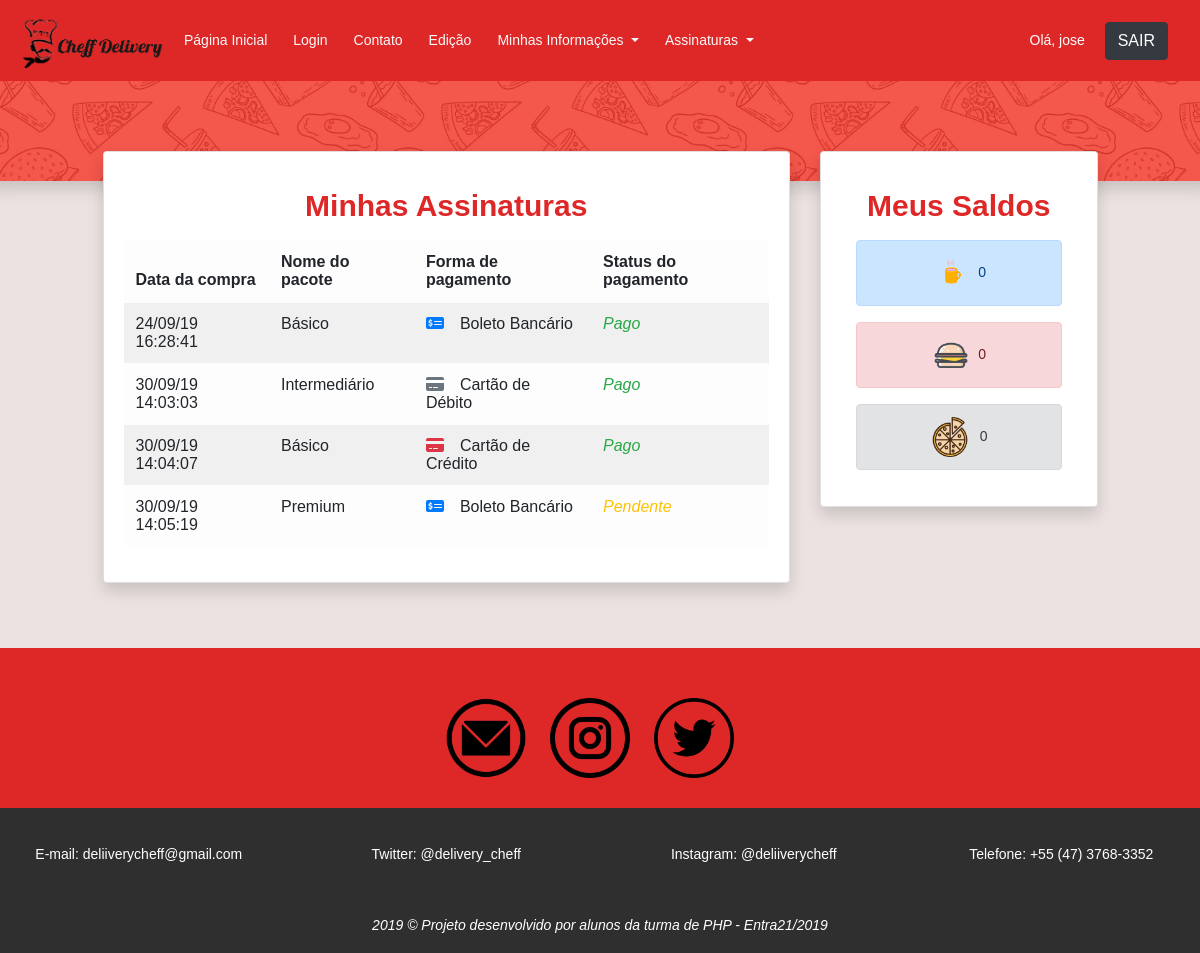
Before: /meuspedidos.php (signed in) with the older database file.
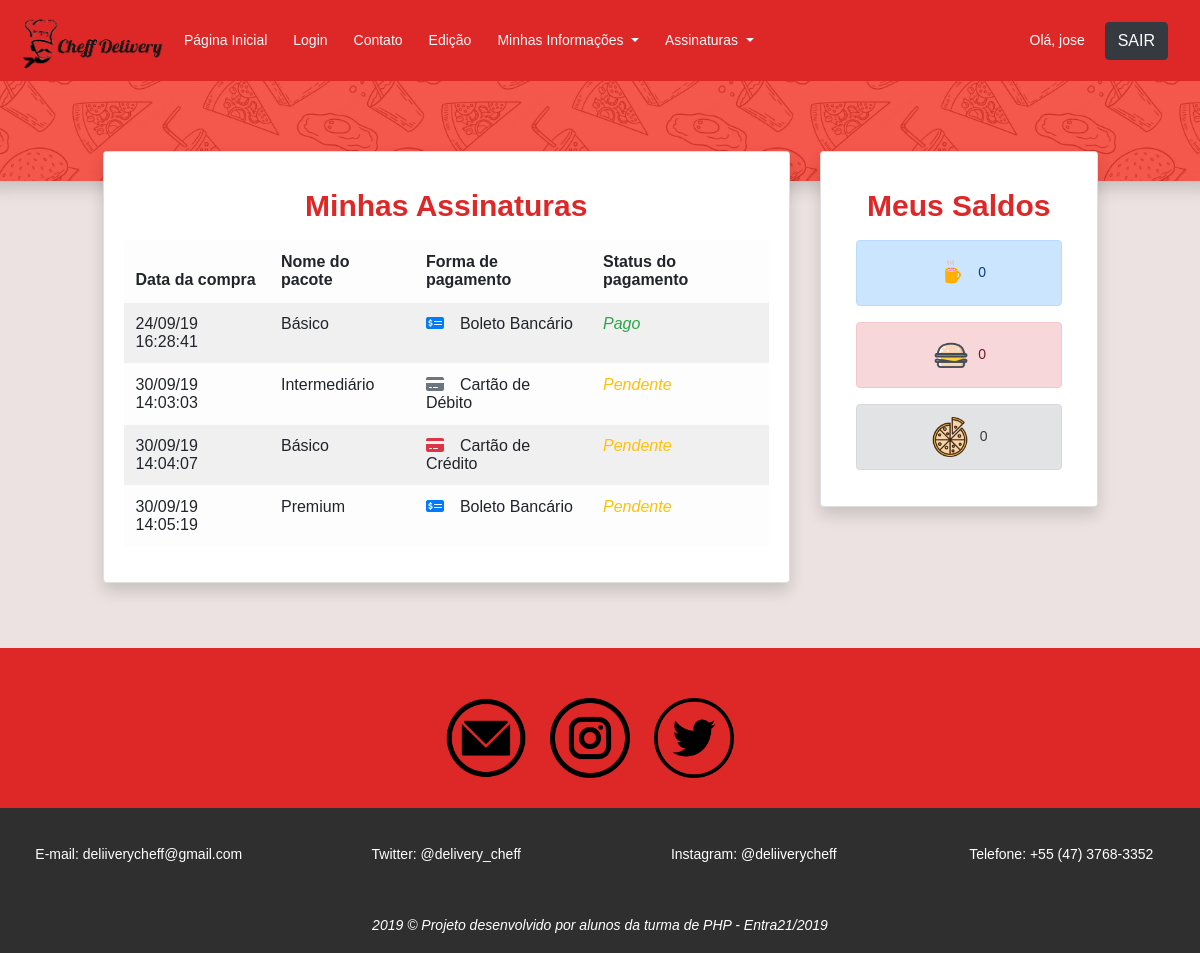
After: the same page with the newer database file.
### tables this page shows
CREATE TABLE `finalizacao` (
  `id` int(11) NOT NULL,
  `id_usuario` int(11) NOT NULL,
  `id_pacote` int(11) NOT NULL,
  `forma_pagamento` enum('dinheiro','boleto_bancario','cartao_credito','cartao_debito') NOT NULL,
  `status_pagamento` enum('pendente','pago','atrasado') NOT NULL,
  `data_compra` varchar(255) NOT NULL
);

CREATE TABLE `pacotes` (
  `id` int(11) NOT NULL,
  `nome_pacote` varchar(255) NOT NULL,
  `nome_imagem` varchar(255) NOT NULL,
  `descricao_pacote` varchar(255) NOT NULL,
  `preco_pacote` varchar(255) NOT NULL,
  `quantidade_cafe` int(11) NOT NULL,
  `quantidade_almoco` int(11) NOT NULL,
  `quantidade_jantar` int(11) NOT NULL
);

### meuspedidos.php (the view, shortened to what this page needs)
 <?php
 require_once"include/conexao.php";
 $lista = "SELECT * FROM finalizacao
 JOIN pacotes p ON p.id = finalizacao.id_pacote
 WHERE id_usuario = {$_SESSION['id_usuario']}
 ";
 $queryFinalizacao = mysqli_query($con, $lista);
 $lista = mysqli_fetch_all($queryFinalizacao, MYSQLI_ASSOC);
  $lista2 = "SELECT * FROM usuarios
 JOIN clientes ON clientes.id = usuarios.fk_tipo WHERE usuarios.id = {$_SESSION['id_usuario']}";
  $querySaldo = mysqli_query($con, $lista2);
 $lista2 = mysqli_fetch_all($querySaldo, MYSQLI_ASSOC);
 ?>
 <!DOCTYPE html>
 <html lang="pt-br">
 <head>
 	<link rel="stylesheet" href="https://stackpath.bootstrapcdn.com/bootstrap/4.3.1/css/bootstrap.min.css">
 	<link rel="stylesheet" type="text/css" href="media/css/estilos.css">
 	<link rel="stylesheet" href="media/css/main.css">
 </head>
 <body style="background-color: rgb(235, 226, 225);">
 	<?php
 	require_once "header.php";
 	?>
 	<div class="row">
 		<div class="shadow " style="  background-color: #f2392c ;background-image: url('media/images/food-pattern.png');min-height: 100px; min-width: 100%; background-size: 30%; background-position: center 1050px;">
 		</div>
 	</div>
 <div class="row">
 	<div class="col-10 col-md-7 mt-5 offset-md-1 " style="margin-top: -30px !important; min-height: 300px;">
 		<div class="card shadow" style="margin-right: auto; margin-left: auto;">
 			<div class="card-body" >
 				<h2 class="mb-3 mt-3 text-center" style="color: #de2828;">Minhas Assinaturas</h2>
 				<table class="table table-light col-md-12 mt-3 table-striped table-hover">
 					<thead>
 						<tr>
 							<th scope="col">Data da compra</th>
 							<th scope="col">Nome do pacote</th>
 							<th scope="col">Forma de pagamento</th>
 							<th scope="col">Status do pagamento</th>
 						</tr>
 					</thead>
 					<tbody>
 						<?php foreach ($lista as $item) { ?>
 							<tr>
 								<td><?php echo date_format(date_create($item['data_compra']), 'd/m/y H:i:s'); ?></td>
 								<td><?=utf8_encode($item['nome_pacote'])?></td>
 								<td>
 									<?php switch ($item['forma_pagamento']) {
 										case "boleto_bancario":
 										echo '<i class="fas fa-money-check-alt text-primary mr-3"></i>';
 										echo "Boleto Bancário";
 										break;
 										case "cartao_credito":
 										echo '<i class="fas fa-credit-card text-danger mr-3"></i>';
 										echo "Cartão de Crédito";
 										break;
 										case "cartao_debito":
 										echo '<i class="fas fa-credit-card text-secondary mr-3"></i>';
 										echo "Cartão de Débito";
 										break;
 									}
 									?>
 								</td>
 								<td>
 									<?php switch ($item['status_pagamento']) {
 										case "pendente":
 										echo "<span class='text-warning font-italic'>Pendente</span>";
 										break;
 										case "pago":
 										echo "<span class='text-success font-italic'>Pago</span>";
 										break;
 									}
 									?>
 								</td>
 							</tr>
 						<?php } ?>
 					</tbody>
 				</table>
 			</div>
 		</div>
 	</div>
 	<div class="col-10 col-md-3 mt-5 " style="margin-top: -30px !important;">
 		<div class="card shadow" style="margin-right: auto; margin-left: auto;">
 			<div class="card-body" >
 				<h2 class="mb-3 mt-3 text-center" style="color: #de2828;">Meus Saldos</h2>
                <div class="col-12 m-0" role="alert">
                    <div class="alert alert-primary text-center">
                        <img src="media/images/icone-cafe.png" style="max-height: 40px; margin-right: 7px;"><?=$lista2[0]['saldo_cafe']?><br>
                    </div>
                </div>
                <div class=" col-12 m-0" role="alert">
                    <div class="alert alert-danger text-center">
                        <img src="media/images/hamburger.png" style="max-height: 40px; margin-right: 7px;"><?=$lista2[0]['saldo_almoco']?><br>
                    </div>
                </div>
                <div class=" col-12 m-0" role="alert">
                    <div class="alert alert-secondary text-center">
                        <img src="media/images/pizza.png" style="max-height: 40px; margin-right: 10px; "><?=$lista2[0]['saldo_jantar']?>
                    </div>
                </div>
 			</div>
 		</div>
 	</div>
 </div>
 <?php
 require_once "footer.php";
 ?>
</body>
</html>

Changed rows visible on the page:
changed finalizacao "Intermediário": status_pagamento "Pago" → "Pendente"
changed finalizacao (number 3 of 4 on the later page): status_pagamento "Pago" → "Pendente"
